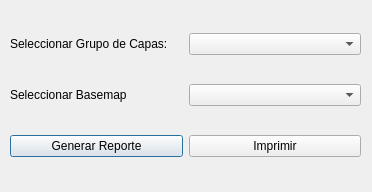
<?xml version="1.0" encoding="UTF-8"?>
<ui version="4.0">
 <class>Dialog</class>
 <widget class="QDialog" name="Dialog">
  <property name="geometry">
   <rect>
    <x>0</x>
    <y>0</y>
    <width>372</width>
    <height>192</height>
   </rect>
  </property>
  <property name="windowTitle">
   <string>Dialog</string>
  </property>
  <widget class="QWidget" name="gridLayoutWidget">
   <property name="geometry">
    <rect>
     <x>10</x>
     <y>10</y>
     <width>351</width>
     <height>171</height>
    </rect>
   </property>
   <layout class="QGridLayout" name="gridLayout">
    <item row="0" column="0">
     <widget class="QLabel" name="label">
      <property name="text">
       <string>Seleccionar Grupo de Capas:</string>
      </property>
     </widget>
    </item>
    <item row="0" column="1">
     <widget class="QComboBox" name="combo_grupos"/>
    </item>
    <item row="1" column="0">
     <widget class="QLabel" name="label_2">
      <property name="text">
       <string>Seleccionar Basemap</string>
      </property>
     </widget>
    </item>
    <item row="1" column="1">
     <widget class="QComboBox" name="combo_basemap"/>
    </item>
    <item row="2" column="0">
     <widget class="QPushButton" name="pushButton">
      <property name="text">
       <string>Generar Reporte</string>
      </property>
     </widget>
    </item>
    <item row="2" column="1">
     <widget class="QPushButton" name="pushButton_2">
      <property name="text">
       <string>Imprimir</string>
      </property>
     </widget>
    </item>
   </layout>
  </widget>
 </widget>
 <resources/>
 <connections/>
</ui>
